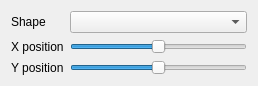
<?xml version="1.0" encoding="UTF-8"?>
<ui version="4.0">
 <class>RadialRainbow</class>
 <widget class="QWidget" name="RadialRainbow">
  <property name="geometry">
   <rect>
    <x>0</x>
    <y>0</y>
    <width>258</width>
    <height>82</height>
   </rect>
  </property>
  <layout class="QGridLayout" name="gridLayout">
   <item row="1" column="0">
    <widget class="QLabel" name="cx_label">
     <property name="text">
      <string>X position</string>
     </property>
    </widget>
   </item>
   <item row="0" column="1">
    <widget class="QComboBox" name="shape"/>
   </item>
   <item row="0" column="0">
    <widget class="QLabel" name="shape_label">
     <property name="text">
      <string>Shape</string>
     </property>
    </widget>
   </item>
   <item row="2" column="0">
    <widget class="QLabel" name="cy_label">
     <property name="text">
      <string>Y position</string>
     </property>
    </widget>
   </item>
   <item row="2" column="1">
    <widget class="QTooltipedSlider" name="cy">
     <property name="maximum">
      <number>100</number>
     </property>
     <property name="value">
      <number>50</number>
     </property>
     <property name="orientation">
      <enum>Qt::Horizontal</enum>
     </property>
    </widget>
   </item>
   <item row="1" column="1">
    <widget class="QTooltipedSlider" name="cx">
     <property name="maximum">
      <number>100</number>
     </property>
     <property name="value">
      <number>50</number>
     </property>
     <property name="orientation">
      <enum>Qt::Horizontal</enum>
     </property>
    </widget>
   </item>
  </layout>
 </widget>
 <customwidgets>
  <customwidget>
   <class>QTooltipedSlider</class>
   <extends>QSlider</extends>
   <header location="global">QTooltipedSlider.h</header>
  </customwidget>
 </customwidgets>
 <resources/>
 <connections/>
</ui>
